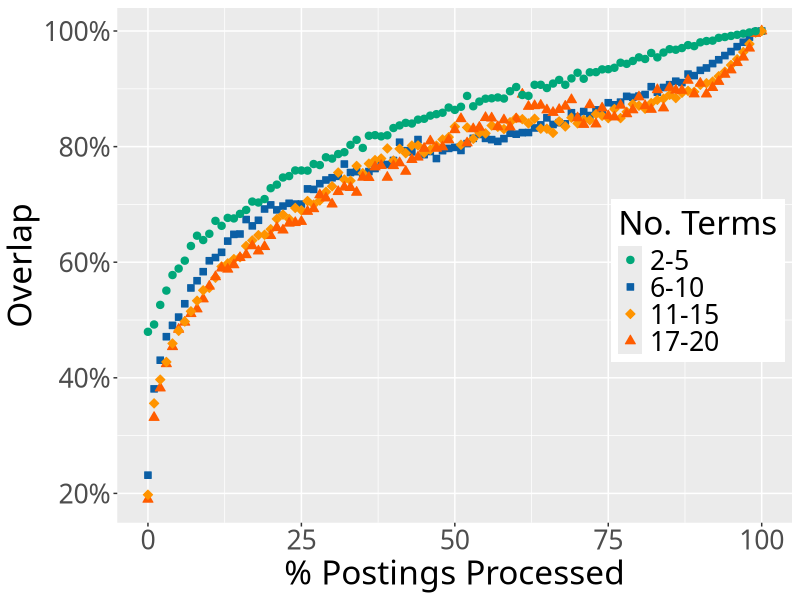

Write R code to recreate this figure. (Note: this script raises an error after producing the figure.)
library(ggplot2);
library(scales);
library(grid);
library(gridExtra);
library(Cairo);


data <- read.csv(file="mg.txt",sep=" ",header=TRUE);

# Want to show how the overlap of the achieved results set compares to the expected results set as the number of postings processed approaches 100%
# Note that the 'expected' result is the rank-safe result, which is achieved by processing 100% of the postings
plot <- ggplot(data,aes(x=perc, y=overlap, group=factor(group), colour=factor(group), shape=factor(group), fill=factor(group)))

plot <- plot + geom_point(size=2.2)

plot <- plot + scale_x_continuous("% Postings Processed") + scale_y_continuous("Overlap", labels=percent)
plot <- plot + scale_colour_manual("No. Terms", labels=c("2-5", "6-10", "11-15", "17-20"), values = c("#00A779", "#0b5fa5", "#ff9400", "#ff5c00")) 
plot <- plot + scale_fill_manual("No. Terms", labels=c("2-5", "6-10", "11-15", "17-20"), values = c("#00A779", "#0b5fa5", "#ff9400", "#ff5c00")) 
plot <- plot + scale_shape_manual("No. Terms", labels=c("2-5", "6-10", "11-15", "17-20"), values = c(21,22,23,24))

plot <- plot + theme(text = element_text(family = "Linux Libertine O", size=24), legend.position=c(0.86,0.47)) 

ggsave(plot,file="mg-overlap.pdf",width=10,height=7, device=cairo_pdf)
embedFonts("mg-overlap.pdf",options='-c ".setpdfwrite <</NeverEmbed [ ]>> setdistillerparams" -dSubsetFonts=true -dCompressFonts=true -dCompatibilityLevel=1.4')
